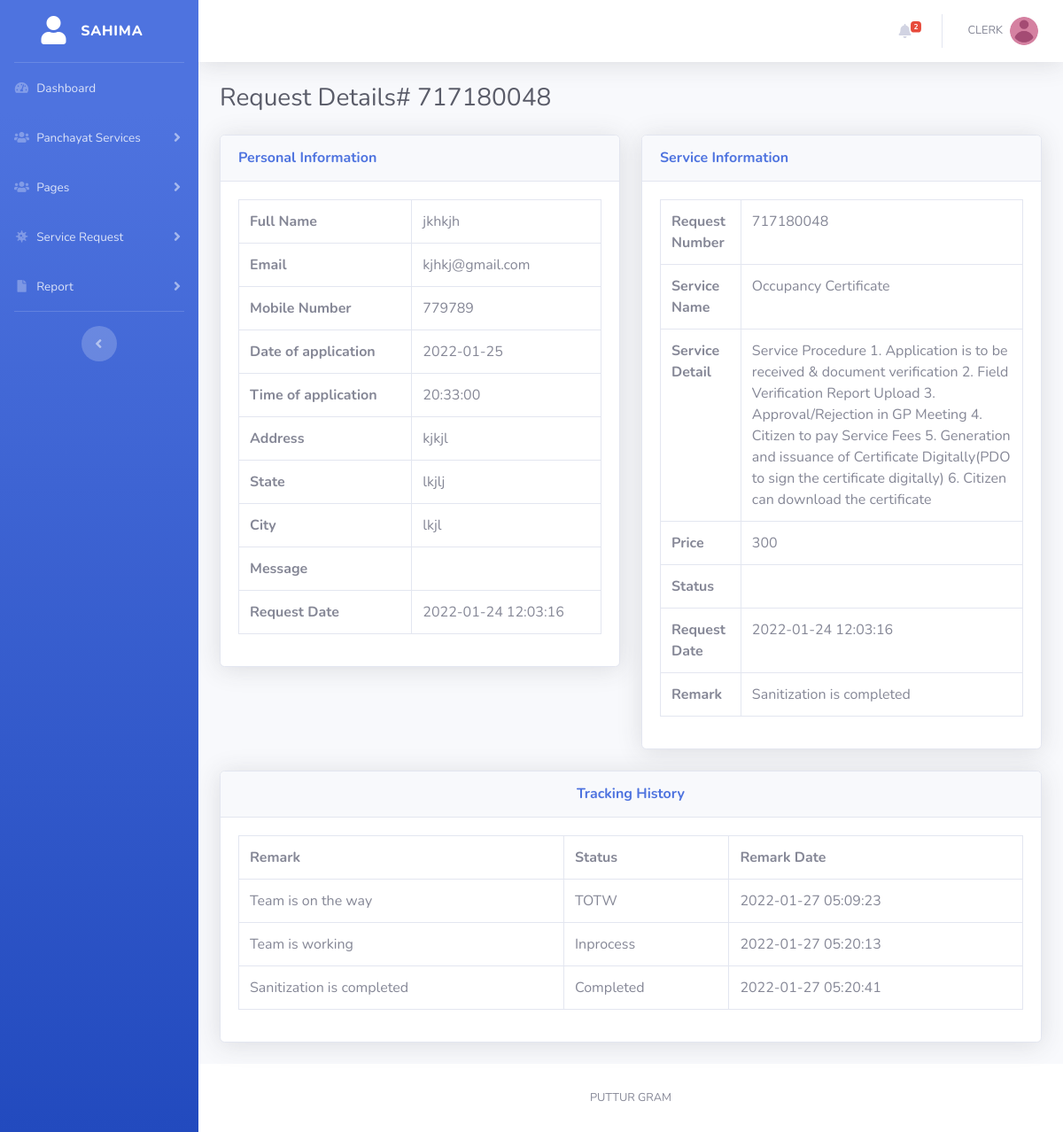
The app's page /admin/request-details.php?rid=1&&reqid=717180048 (signed in) with its own data.
### tables this page shows
CREATE TABLE `tblrequest` (
  `ID` int(5) NOT NULL,
  `ServiceID` int(10) DEFAULT NULL,
  `RequestID` int(10) DEFAULT NULL,
  `Name` varchar(200) DEFAULT NULL,
  `Email` varchar(200) DEFAULT NULL,
  `DateofSanitization` date DEFAULT NULL,
  `TimeofSanitization` time DEFAULT NULL,
  `Address` varchar(200) DEFAULT NULL,
  `MobileNumber` bigint(10) DEFAULT NULL,
  `State` varchar(200) DEFAULT NULL,
  `City` varchar(200) DEFAULT NULL,
  `Message` mediumtext DEFAULT NULL,
  `RequestDate` timestamp NULL DEFAULT current_timestamp(),
  `Remark` varchar(200) DEFAULT NULL,
  `Status` varchar(200) DEFAULT NULL,
  `UpdationDate` timestamp NULL DEFAULT current_timestamp()
);

CREATE TABLE `tblservices` (
  `ID` int(5) NOT NULL,
  `ServiceName` varchar(200) DEFAULT NULL,
  `Price` decimal(10,0) DEFAULT NULL,
  `ServiceDetail` mediumtext DEFAULT NULL,
  `CreationDate` timestamp NULL DEFAULT current_timestamp()
);

CREATE TABLE `tbltracking` (
  `ID` int(5) NOT NULL,
  `RequestID` int(10) DEFAULT NULL,
  `Remark` mediumtext DEFAULT NULL,
  `Status` varchar(200) DEFAULT NULL,
  `UpdationDate` timestamp NULL DEFAULT current_timestamp() ON UPDATE current_timestamp()
);

### admin/request-details.php (the view, shortened to what this page needs)
<?php session_start();
include_once('includes/config.php');
if (strlen($_SESSION['aid']==0)) {
  header('location:logout.php');
  } else{
?>
<!DOCTYPE html>
<html lang="en">
<head>
    <link href="vendor/fontawesome-free/css/all.min.css" rel="stylesheet" type="text/css">
    <link href="css/sb-admin-2.min.css" rel="stylesheet">
</head>
<body id="page-top">
    <div id="wrapper">
<?php include_once('includes/sidebar.php');?>
        <div id="content-wrapper" class="d-flex flex-column">
            <div id="content">
          <?php include_once('includes/topbar.php');?>
                <div class="container-fluid">
                    <h1 class="h3 mb-4 text-gray-800">Request Details# <?php echo intval($_GET['reqid']);?></h1>
<div class="row">
<?php
$rid=intval($_GET['rid']);
$query=mysqli_query($con,"select * from tblrequest
join tblservices on tblservices.ID=tblrequest.ServiceID
where  tblrequest.ID='$rid'");
while($row=mysqli_fetch_array($query)){
    ?>
                        <div class="col-lg-6">
                            <div class="card shadow mb-4">
                                <div class="card-header py-3">
                                    <h6 class="m-0 font-weight-bold text-primary">Personal Information</h6>
                                </div>
                                <div class="card-body">
 <table class="table table-bordered"  width="100%" cellspacing="0">
    <tr>
    <th>Full Name</th>
    <td><?php echo $row['Name'];?></td>
    </tr>
<tr>
    <th>Email</th>
    <td><?php echo $row['Email'];?></td>
    </tr>
     <tr>
    <th>Mobile Number</th>
    <td><?php echo $row['MobileNumber'];?></td>
    </tr>
     <tr>
    <th>Date of application</th>
    <td><?php echo $row['DateofSanitization'];?></td>
    </tr>
    <tr>
    <th>Time of application</th>
    <td><?php echo $row['TimeofSanitization'];?></td>
    </tr>
     <tr>
    <th>Address</th>
    <td><?php echo $row['Address'];?></td>
    </tr>
     <tr>
    <th>State</th>
    <td><?php echo $row['State'];?></td>
    </tr>
    <tr>
    <th>City</th>
    <td><?php echo $row['City'];?></td>
    </tr>
    <tr>
    <th>Message</th>
    <td><?php echo $row['Message'];?></td>
    </tr>
    <tr>
    <th>Request Date</th>
    <td><?php echo $row['RequestDate'];?></td>
    </tr>
 </table>
                                </div>
                            </div>
                        </div>
                         <div class="col-lg-6">
                            <div class="card shadow mb-4">
                                <div class="card-header py-3">
                                    <h6 class="m-0 font-weight-bold text-primary">Service Information</h6>
                                </div>
                                <div class="card-body">
 <table class="table table-bordered"  width="100%" cellspacing="0">
    <tr>
    <th>Request Number</th>
    <td><?php echo $row['RequestID'];?></td>
    </tr>
    <tr>
    <th>Service Name</th>
    <td><?php echo $row['ServiceName'];?></td>
    </tr>
    <tr>
    <th>Service Detail</th>
    <td><?php echo $row['ServiceDetail'];?></td>
    </tr>
<tr>
    <th>Price</th>
    <td><?php echo $row['Price'];?></td>
    </tr>
   <tr>
    <th>Status</th>
    <td> <?php
     ;?></td>
  </tr>
<tr><th>Request Date</th>
    <td><?php  echo $row['RequestDate'];?></td></tr>
<tr>
    <th>Remark</th>
    <td><?php if($row['Remark']==''):
              echo "Not Processed yet";
          else:
           echo $row['Remark'];
          endif;
    ?></td>
    </tr>
</table>
                                </div>
                            </div>
                        </div>
                    </div>
                <?php } ?>
<?php
$reqid=intval($_GET['reqid']);
$ret=mysqli_query($con,"select * from tbltracking
where tbltracking.RequestID='$reqid'");
$num=mysqli_num_rows($ret);
?>
<div class="row">
                         <div class="col-lg-12">
                            <div class="card shadow mb-4">
                                <div class="card-header py-3">
                                    <h6 class="m-0 font-weight-bold text-primary" align="center">Tracking History</h6>
                                </div>
                                <div class="card-body">
<?php if($num>0){
?>
 <table class="table table-bordered"  width="100%" cellspacing="0">
<tr>
    <th>Remark</th>
    <th>Status</th>
    <th>Remark Date</th>
<?php while($result=mysqli_fetch_array($ret)){?>
</tr>
    <tr>
    <td><?php echo $result['Remark'];?></td>
    <td><?php echo $result['Status'];?></td>
    <td><?php echo $result['UpdationDate'];?></td>
    </tr>
<?php } ?>
</table>
         <?php
     } else { ?>
<h4 align="center" style="color:red"> No Tracking history found </h4>
         <?php } ?>
                                </div>
                            </div>
                        </div>
                    </div>
                </div>
            </div>
           <?php include_once('includes/footer.php');?>
        </div>
    </div>
</body>
</html>
<?php } ?>

### admin/includes/topbar.php (shortened to what this page needs)
      <nav class="navbar navbar-expand navbar-light bg-white topbar mb-4 static-top shadow">
            <?php if($_SESSION['aid']):?>
                    <ul class="navbar-nav ml-auto">
<?php $query=mysqli_query($con,"select * from tblrequest where Status is null");
$count=mysqli_num_rows($query);
?>
                        <li class="nav-item dropdown no-arrow mx-1">
                            <a class="nav-link dropdown-toggle" href="#" id="alertsDropdown" role="button"
                                data-toggle="dropdown" aria-haspopup="true" aria-expanded="false">
                                <i class="fas fa-bell fa-fw"></i>
                                <span class="badge badge-danger badge-counter"><?php echo $count;?></span>
                            </a>
                        </li>
                        <li class="nav-item dropdown no-arrow">
                            <a class="nav-link dropdown-toggle" href="#" id="userDropdown" role="button"
                                data-toggle="dropdown" aria-haspopup="true" aria-expanded="false">
                <?php
$adid=$_SESSION['aid'];
$ret1=mysqli_query($con,"select AdminName from tbladmin where ID='$adid'");
while($row1=mysqli_fetch_array($ret1)){
?>
                                <span class="mr-2 d-none d-lg-inline text-gray-600 small"><?php  echo $row1['AdminName'];?></span>
                           <?php } ?>
                                <img class="img-profile rounded-circle"
                                    src="img/image.png">
                            </a>
                        </li>
                    </ul>
                <?php endif;?>
                </nav>

### records on screen
tblrequest: Name "jkhkjh", Email "kjhkj@gmail.com", MobileNumber "779789", DateofSanitization "2022-01-25", TimeofSanitization "20:33:00", Address "kjkjl", State "lkjlj", City "lkjl", RequestDate "2022-01-24 12:03:16", RequestID "717180048", ServiceID.ServiceName "Occupancy Certificate", ServiceID.ServiceDetail "Service Procedure 1. Application is to be received & document verification 2. Field Verification Report Upload 3. Approval/Rejection in GP Meeting 4. Citizen to pay Service Fees 5. Generation and issuance of Certificate Digitally(PDO to sign the certificate digitally) 6. Citizen can download the certificate", ServiceID.Price "300", Remark "Sanitization is completed"
tbltracking: Remark "Team is on the way", Status "TOTW", UpdationDate "2022-01-27 05:09:23"
tbltracking: Remark "Team is working", Status "Inprocess", UpdationDate "2022-01-27 05:20:13"
tbltracking: Remark "Sanitization is completed", Status "Completed", UpdationDate "2022-01-27 05:20:41"

### other values on screen
$count "2"
$row1['AdminName'] "CLERK"
$_GET['reqid'] "717180048"
